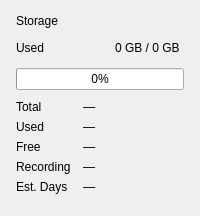
            <widget class="QFrame" name="frame_storage_status">
             <property name="frameShape">
              <enum>QFrame::NoFrame</enum>
             </property>
             <layout class="QVBoxLayout" name="layout_storage_status">
              <property name="spacing">
               <number>10</number>
              </property>
              <property name="leftMargin">
               <number>16</number>
              </property>
              <property name="topMargin">
               <number>14</number>
              </property>
              <property name="rightMargin">
               <number>16</number>
              </property>
              <property name="bottomMargin">
               <number>14</number>
              </property>
              <item>
               <widget class="QLabel" name="lbl_storage_title">
                <property name="text">
                 <string>Storage</string>
                </property>
               </widget>
              </item>
              <item>
               <layout class="QHBoxLayout">
                <item>
                 <widget class="QLabel" name="lbl_disk_usage_caption">
                  <property name="text">
                   <string>Used</string>
                  </property>
                 </widget>
                </item>
                <item>
                 <spacer>
                  <property name="orientation">
                   <enum>Qt::Vertical</enum>
                  </property>
                  <property name="sizeHint" stdset="0">
                   <size>
                    <width>20</width>
                    <height>20</height>
                   </size>
                  </property>
                 </spacer>
                </item>
                <item>
                 <widget class="QLabel" name="lbl_disk_used_value">
                  <property name="text">
                   <string>0 GB / 0 GB</string>
                  </property>
                 </widget>
                </item>
               </layout>
              </item>
              <item>
               <widget class="QProgressBar" name="progress_disk_usage_detail">
                <property name="minimum">
                 <number>0</number>
                </property>
                <property name="maximum">
                 <number>100</number>
                </property>
                <property name="value">
                 <number>0</number>
                </property>
               </widget>
              </item>
              <item>
               <layout class="QFormLayout" name="form_storage_detail">
                <property name="horizontalSpacing">
                 <number>12</number>
                </property>
                <property name="verticalSpacing">
                 <number>6</number>
                </property>
                <item row="0" column="0">
                 <widget class="QLabel" name="lbl_total_storage_caption">
                  <property name="text">
                   <string>Total</string>
                  </property>
                 </widget>
                </item>
                <item row="0" column="1">
                 <widget class="QLabel" name="lbl_total_storage_value">
                  <property name="text">
                   <string>—</string>
                  </property>
                 </widget>
                </item>
                <item row="1" column="0">
                 <widget class="QLabel" name="lbl_used_storage_caption">
                  <property name="text">
                   <string>Used</string>
                  </property>
                 </widget>
                </item>
                <item row="1" column="1">
                 <widget class="QLabel" name="lbl_used_storage_value">
                  <property name="text">
                   <string>—</string>
                  </property>
                 </widget>
                </item>
                <item row="2" column="0">
                 <widget class="QLabel" name="lbl_free_space_caption">
                  <property name="text">
                   <string>Free</string>
                  </property>
                 </widget>
                </item>
                <item row="2" column="1">
                 <widget class="QLabel" name="lbl_free_space_value">
                  <property name="text">
                   <string>—</string>
                  </property>
                 </widget>
                </item>
                <item row="3" column="0">
                 <widget class="QLabel" name="lbl_recording_status_caption">
                  <property name="text">
                   <string>Recording</string>
                  </property>
                 </widget>
                </item>
                <item row="3" column="1">
                 <widget class="QLabel" name="lbl_recording_status_value">
                  <property name="text">
                   <string>—</string>
                  </property>
                 </widget>
                </item>
                <item row="4" column="0">
                 <widget class="QLabel" name="lbl_remaining_days_caption">
                  <property name="text">
                   <string>Est. Days</string>
                  </property>
                 </widget>
                </item>
                <item row="4" column="1">
                 <widget class="QLabel" name="lbl_remaining_days">
                  <property name="text">
                   <string>—</string>
                  </property>
                 </widget>
                </item>
               </layout>
              </item>
              <item>
               <spacer>
                <property name="orientation">
                 <enum>Qt::Vertical</enum>
                </property>
                <property name="sizeHint" stdset="0">
                 <size>
                  <width>20</width>
                  <height>8</height>
                 </size>
                </property>
               </spacer>
              </item>
             </layout>
            </widget>
